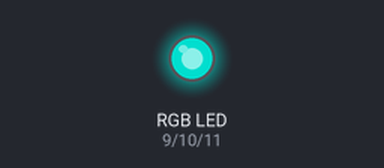
This sketch was run on a simulated Arduino Uno, built with avr-gcc and run on an emulated ATmega328P. Parts: an RGB LED mixed from three pins (HIGH = lit). Dim RGB values are drawn brighter than linear.

Above: at 0.05 s.
At 0.75 s:
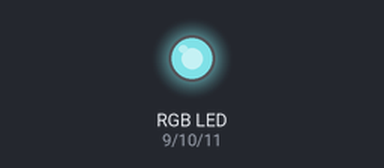
At 1.5 s:
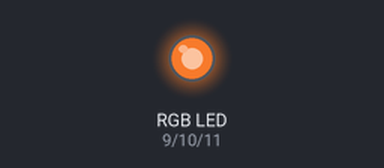
At 3.0 s:
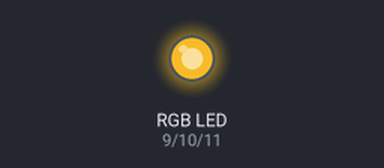
Timing chart, 0 to 6.9 s (numbered marks = the images above):
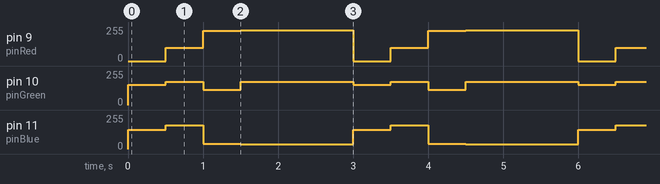

Measured:
- by itself, pin 9 (pinRed): repeats every 3.0 s: 228/255 0.50 s, 229/255 1.5 s, 0/255 0.50 s, 98/255 0.50 s
- by itself, pin 10 (pinGreen): repeats every 3.0 s: 174/255 0.50 s, 113/255 0.50 s, 173/255 1.5 s, 153/255 0.50 s
- by itself, pin 11 (pinBlue): repeats every 3.0 s: 178/255 0.50 s, 40/255 0.50 s, 36/255 1.5 s, 143/255 0.50 s

The sketch:

A5duColor.ino
```cpp
//Arduino color palette
int red[5]={0,98,228,229,140};
int green[5]={153,174,113,173,121};
int blue[5]={143,178,40,36,101};
int pinRed=9;
int pinGreen=10;
int pinBlue=11;
void setup(){
}
void loop(){
  for(int i=0;i<4;i++){
    analogWrite(pinRed,red[i]);
    analogWrite(pinGreen,green[i]);
    analogWrite(pinBlue,blue[i]);
    delay(500);
  }
  delay(1000);
}
```
